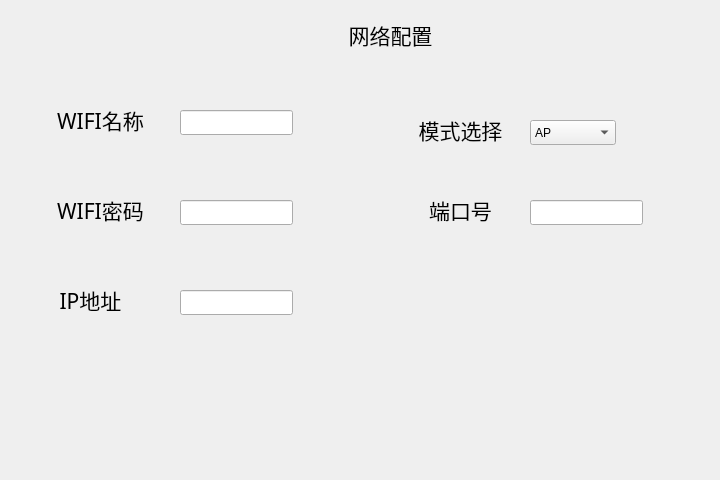
<?xml version="1.0" encoding="UTF-8"?>
<ui version="4.0">
 <class>Form</class>
 <widget class="QWidget" name="Form">
  <property name="geometry">
   <rect>
    <x>0</x>
    <y>0</y>
    <width>720</width>
    <height>480</height>
   </rect>
  </property>
  <property name="windowTitle">
   <string>Form</string>
  </property>
  <widget class="QLabel" name="label">
   <property name="geometry">
    <rect>
     <x>300</x>
     <y>20</y>
     <width>30</width>
     <height>29</height>
    </rect>
   </property>
   <property name="text">
    <string/>
   </property>
   <property name="pixmap">
    <pixmap resource="images.qrc">:/new/prefix1/logo</pixmap>
   </property>
  </widget>
  <widget class="QLabel" name="label_2">
   <property name="geometry">
    <rect>
     <x>330</x>
     <y>20</y>
     <width>121</width>
     <height>30</height>
    </rect>
   </property>
   <property name="font">
    <font>
     <family>AR PL UKai CN</family>
     <pointsize>16</pointsize>
    </font>
   </property>
   <property name="text">
    <string>网络配置</string>
   </property>
   <property name="alignment">
    <set>Qt::AlignCenter</set>
   </property>
  </widget>
  <widget class="QLabel" name="label_3">
   <property name="geometry">
    <rect>
     <x>40</x>
     <y>90</y>
     <width>121</width>
     <height>60</height>
    </rect>
   </property>
   <property name="font">
    <font>
     <family>AR PL UKai CN</family>
     <pointsize>16</pointsize>
    </font>
   </property>
   <property name="text">
    <string>WIFI名称</string>
   </property>
   <property name="alignment">
    <set>Qt::AlignCenter</set>
   </property>
  </widget>
  <widget class="QLineEdit" name="lineEdit">
   <property name="geometry">
    <rect>
     <x>180</x>
     <y>110</y>
     <width>113</width>
     <height>25</height>
    </rect>
   </property>
   <property name="font">
    <font>
     <family>AR PL UKai CN</family>
     <pointsize>16</pointsize>
    </font>
   </property>
  </widget>
  <widget class="QLabel" name="label_4">
   <property name="geometry">
    <rect>
     <x>40</x>
     <y>180</y>
     <width>121</width>
     <height>60</height>
    </rect>
   </property>
   <property name="font">
    <font>
     <family>AR PL UKai CN</family>
     <pointsize>16</pointsize>
    </font>
   </property>
   <property name="text">
    <string>WIFI密码</string>
   </property>
   <property name="alignment">
    <set>Qt::AlignCenter</set>
   </property>
  </widget>
  <widget class="QLineEdit" name="lineEdit_2">
   <property name="geometry">
    <rect>
     <x>180</x>
     <y>200</y>
     <width>113</width>
     <height>25</height>
    </rect>
   </property>
   <property name="font">
    <font>
     <family>AR PL UKai CN</family>
     <pointsize>16</pointsize>
    </font>
   </property>
  </widget>
  <widget class="QLabel" name="label_5">
   <property name="geometry">
    <rect>
     <x>30</x>
     <y>270</y>
     <width>121</width>
     <height>60</height>
    </rect>
   </property>
   <property name="font">
    <font>
     <family>AR PL UKai CN</family>
     <pointsize>16</pointsize>
    </font>
   </property>
   <property name="text">
    <string>IP地址</string>
   </property>
   <property name="alignment">
    <set>Qt::AlignCenter</set>
   </property>
  </widget>
  <widget class="QLineEdit" name="lineEdit_3">
   <property name="geometry">
    <rect>
     <x>180</x>
     <y>290</y>
     <width>113</width>
     <height>25</height>
    </rect>
   </property>
   <property name="font">
    <font>
     <family>AR PL UKai CN</family>
     <pointsize>16</pointsize>
    </font>
   </property>
  </widget>
  <widget class="QLabel" name="label_6">
   <property name="geometry">
    <rect>
     <x>400</x>
     <y>100</y>
     <width>121</width>
     <height>60</height>
    </rect>
   </property>
   <property name="font">
    <font>
     <family>AR PL UKai CN</family>
     <pointsize>16</pointsize>
    </font>
   </property>
   <property name="text">
    <string>模式选择</string>
   </property>
   <property name="alignment">
    <set>Qt::AlignCenter</set>
   </property>
  </widget>
  <widget class="QComboBox" name="comboBox">
   <property name="geometry">
    <rect>
     <x>530</x>
     <y>120</y>
     <width>86</width>
     <height>25</height>
    </rect>
   </property>
   <item>
    <property name="text">
     <string>AP</string>
    </property>
   </item>
   <item>
    <property name="text">
     <string>STA</string>
    </property>
   </item>
  </widget>
  <widget class="QLabel" name="label_7">
   <property name="geometry">
    <rect>
     <x>400</x>
     <y>180</y>
     <width>121</width>
     <height>60</height>
    </rect>
   </property>
   <property name="font">
    <font>
     <family>AR PL UKai CN</family>
     <pointsize>16</pointsize>
    </font>
   </property>
   <property name="text">
    <string>端口号</string>
   </property>
   <property name="alignment">
    <set>Qt::AlignCenter</set>
   </property>
  </widget>
  <widget class="QLineEdit" name="lineEdit_4">
   <property name="geometry">
    <rect>
     <x>530</x>
     <y>200</y>
     <width>113</width>
     <height>25</height>
    </rect>
   </property>
   <property name="font">
    <font>
     <family>AR PL UKai CN</family>
     <pointsize>16</pointsize>
    </font>
   </property>
  </widget>
 </widget>
 <resources>
  <include location="images.qrc"/>
 </resources>
 <connections/>
</ui>
